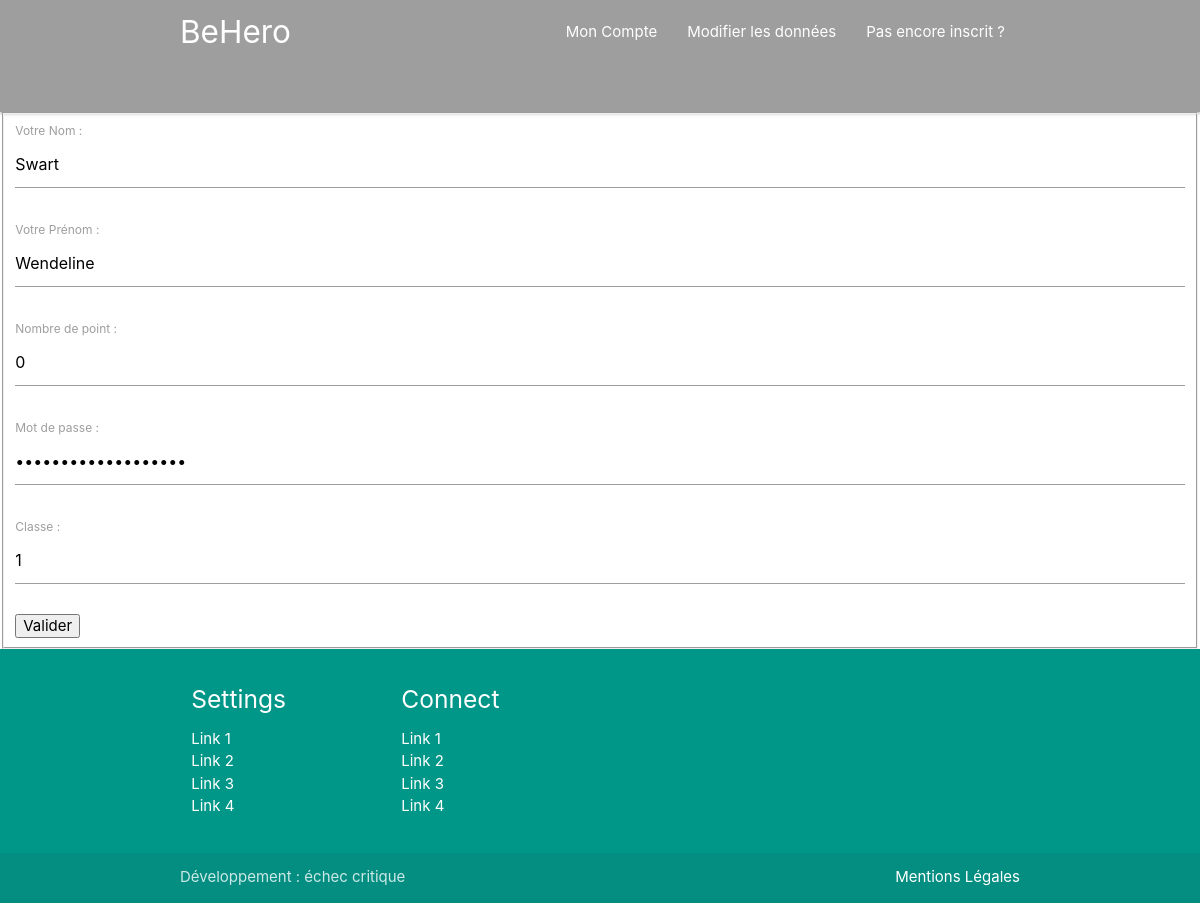
The app's page /FormUpdate.php?id=1, older data.
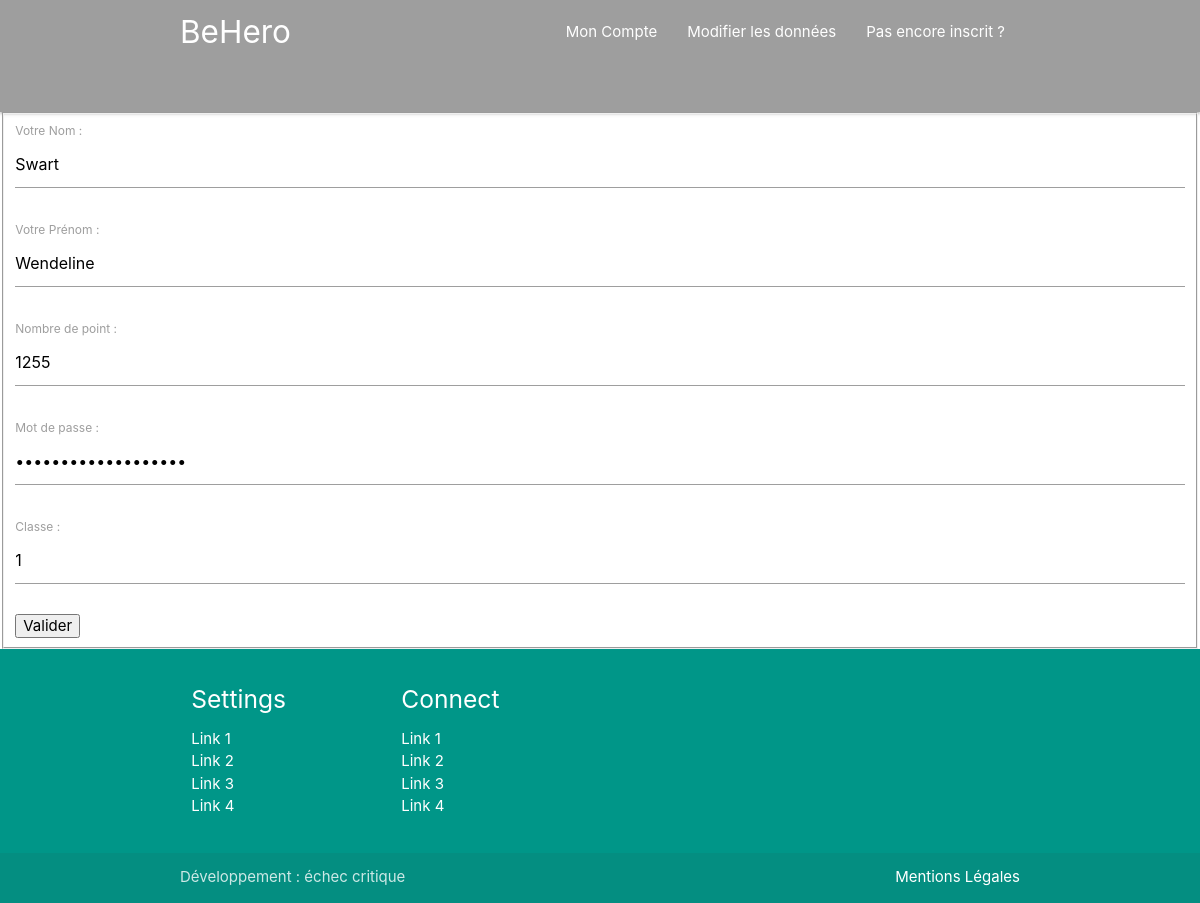
The same page, newer data.
### tables this page shows
CREATE TABLE IF NOT EXISTS `eleve` (
  `idE` int(11) NOT NULL AUTO_INCREMENT,
  `NomE` char(50) NOT NULL,
  `PrenomE` char(50) NOT NULL,
  `nbPoint` int(11) NOT NULL DEFAULT '0',
  `password` char(50) NOT NULL,
  `idC` int(11) NOT NULL,
  PRIMARY KEY (`idE`),
  KEY `fk_eleve` (`idC`)
);

### FormUpdate.php (the view, shortened to what this page needs)
<!DOCTYPE html>
<html>
    <?php include'php/head.php'; ?>
    <body>
         <?php include 'php/nav.php';
        try {
            $req = "SELECT * FROM eleve WHERE idE=?";
            $traitement=$connect->prepare($req);
            $traitement->bindParam(1,$_GET['id']);
            $traitement->execute();
            $ligne = $traitement->fetch();
            }
            catch (PDOException $e){
                die($dsn."erreur : ".$e->getMessage());
            }
            ?>
        <form action ="updateEleve.php" method="POST" enctype="multipart/form-data">
            <fieldset>
                <label for='nom'>Votre Nom :</label>
                <input type="text" name="nom" value="<?php echo $ligne['NomE']?>" required/><br><br>
                <label for='prenom'>Votre Prénom : </label>
                <input type="text" name="prenom" value="<?php echo $ligne['PrenomE']?>" required/><br><br>
                <label for='point'>Nombre de point : </label>
                <input type="text" name="point" value="<?php echo $ligne['nbPoint']?>" required/><br><br>
                <label for='password'>Mot de passe : </label>
                <input type="password" name="password" value="<?php echo $ligne['password']?>" required/><br><br>
                <label for='classe'>Classe : </label>
                <input type="text" name="classe" value="<?php echo $ligne['idC']?>" required/><br><br>
                <input type="submit" value="Valider"/>
            </fieldset>
        </form>
         <?php
        include 'php/footer.php';
    ?>
    </body>
</html>

Row changes from the older to the newer data that the page shows:
changed eleve "Swart": point "0" → "1255"
